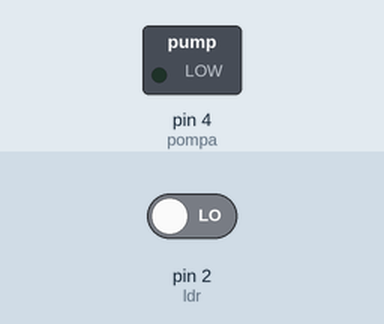
A sketch run on a simulated Arduino Uno, built with avr-gcc and run on an emulated ATmega328P. Shown: switched loads named in the sketch (green lamp = pin HIGH). Inputs (shaded band) come from the test bench; at power-on: pin 2 (ldr) LOW. What the sketch prints to the serial monitor is not drawn.

Above: at 1.2 s.
1.3 s: pin 2 (ldr) driven HIGH
At 2.4 s:
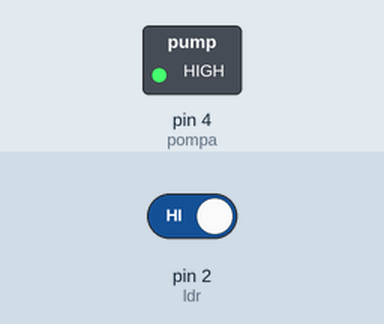
2.8 s: pin 2 (ldr) driven LOW
At 3.5 s:
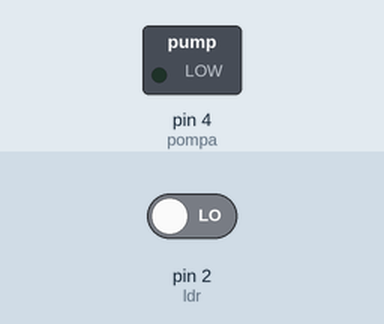
Timing chart, 0 to 5.8 s (numbered marks = the images above; inputs shaded):
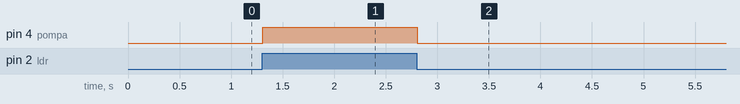

Measured:
- after the input at 1.3 s, pin 4 (pompa): LOW → HIGH at once
- after the input at 2.8 s, pin 4 (pompa): HIGH → LOW at once

The sketch:

LDR.ino
```cpp
int ldr = 2;
int pompa = 4;

void setup() {
  // put your setup code here, to run once:
  Serial.begin(9600);
  pinMode(pompa, OUTPUT);
  pinMode(ldr, INPUT);
}

void loop() {
  // put your main code here, to run repeatedly:
  int bacaLdr = digitalRead(ldr);
  Serial.println(bacaLdr);
  if(bacaLdr == 1){
    digitalWrite(pompa, HIGH);
  }
  else{
    digitalWrite(pompa, LOW);
  }
}
```
